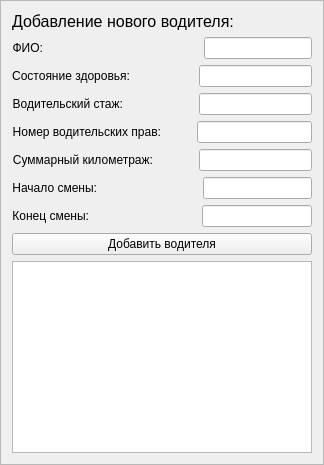
          <widget class="QFrame" name="frame_2">
           <property name="autoFillBackground">
            <bool>true</bool>
           </property>
           <property name="frameShape">
            <enum>QFrame::StyledPanel</enum>
           </property>
           <property name="frameShadow">
            <enum>QFrame::Raised</enum>
           </property>
           <layout class="QGridLayout" name="gridLayout_2">
            <item row="1" column="0">
             <widget class="QPlainTextEdit" name="plainTextEdit_2"/>
            </item>
            <item row="0" column="0">
             <layout class="QVBoxLayout" name="verticalLayout_29">
              <item>
               <widget class="QLabel" name="label_69">
                <property name="font">
                 <font>
                  <pointsize>12</pointsize>
                 </font>
                </property>
                <property name="text">
                 <string>Добавление нового водителя:</string>
                </property>
               </widget>
              </item>
              <item>
               <layout class="QVBoxLayout" name="verticalLayout_30">
                <item>
                 <layout class="QVBoxLayout" name="verticalLayout_31">
                  <item>
                   <layout class="QHBoxLayout" name="horizontalLayout_64">
                    <item>
                     <widget class="QLabel" name="label_70">
                      <property name="text">
                       <string>ФИО:</string>
                      </property>
                      <property name="alignment">
                       <set>Qt::AlignRight|Qt::AlignTrailing|Qt::AlignVCenter</set>
                      </property>
                     </widget>
                    </item>
                    <item>
                     <spacer name="horizontalSpacer_14">
                      <property name="orientation">
                       <enum>Qt::Horizontal</enum>
                      </property>
                      <property name="sizeType">
                       <enum>QSizePolicy::Fixed</enum>
                      </property>
                      <property name="sizeHint" stdset="0">
                       <size>
                        <width>155</width>
                        <height>20</height>
                       </size>
                      </property>
                     </spacer>
                    </item>
                    <item>
                     <widget class="QLineEdit" name="lineEdit_61">
                      <property name="sizePolicy">
                       <sizepolicy hsizetype="Expanding" vsizetype="Fixed">
                        <horstretch>0</horstretch>
                        <verstretch>0</verstretch>
                       </sizepolicy>
                      </property>
                     </widget>
                    </item>
                   </layout>
                  </item>
                  <item>
                   <layout class="QHBoxLayout" name="horizontalLayout_67">
                    <item>
                     <widget class="QLabel" name="label_73">
                      <property name="text">
                       <string>Состояние здоровья:</string>
                      </property>
                      <property name="alignment">
                       <set>Qt::AlignRight|Qt::AlignTrailing|Qt::AlignVCenter</set>
                      </property>
                     </widget>
                    </item>
                    <item>
                     <spacer name="horizontalSpacer_32">
                      <property name="orientation">
                       <enum>Qt::Horizontal</enum>
                      </property>
                      <property name="sizeType">
                       <enum>QSizePolicy::Fixed</enum>
                      </property>
                      <property name="sizeHint" stdset="0">
                       <size>
                        <width>63</width>
                        <height>20</height>
                       </size>
                      </property>
                     </spacer>
                    </item>
                    <item>
                     <widget class="QLineEdit" name="lineEdit_64">
                      <property name="sizePolicy">
                       <sizepolicy hsizetype="Expanding" vsizetype="Fixed">
                        <horstretch>0</horstretch>
                        <verstretch>0</verstretch>
                       </sizepolicy>
                      </property>
                     </widget>
                    </item>
                   </layout>
                  </item>
                  <item>
                   <layout class="QHBoxLayout" name="horizontalLayout_69">
                    <item>
                     <widget class="QLabel" name="label_75">
                      <property name="text">
                       <string>Водительский стаж:</string>
                      </property>
                      <property name="alignment">
                       <set>Qt::AlignRight|Qt::AlignTrailing|Qt::AlignVCenter</set>
                      </property>
                     </widget>
                    </item>
                    <item>
                     <spacer name="horizontalSpacer_18">
                      <property name="orientation">
                       <enum>Qt::Horizontal</enum>
                      </property>
                      <property name="sizeType">
                       <enum>QSizePolicy::Fixed</enum>
                      </property>
                      <property name="sizeHint" stdset="0">
                       <size>
                        <width>70</width>
                        <height>20</height>
                       </size>
                      </property>
                     </spacer>
                    </item>
                    <item>
                     <widget class="QLineEdit" name="lineEdit_66">
                      <property name="sizePolicy">
                       <sizepolicy hsizetype="Expanding" vsizetype="Fixed">
                        <horstretch>0</horstretch>
                        <verstretch>0</verstretch>
                       </sizepolicy>
                      </property>
                     </widget>
                    </item>
                   </layout>
                  </item>
                  <item>
                   <layout class="QHBoxLayout" name="horizontalLayout_77">
                    <item>
                     <widget class="QLabel" name="label_83">
                      <property name="text">
                       <string>Номер водительских прав:</string>
                      </property>
                      <property name="alignment">
                       <set>Qt::AlignRight|Qt::AlignTrailing|Qt::AlignVCenter</set>
                      </property>
                     </widget>
                    </item>
                    <item>
                     <spacer name="horizontalSpacer_37">
                      <property name="orientation">
                       <enum>Qt::Horizontal</enum>
                      </property>
                      <property name="sizeType">
                       <enum>QSizePolicy::Fixed</enum>
                      </property>
                      <property name="sizeHint" stdset="0">
                       <size>
                        <width>30</width>
                        <height>20</height>
                       </size>
                      </property>
                     </spacer>
                    </item>
                    <item>
                     <widget class="QLineEdit" name="lineEdit_74">
                      <property name="sizePolicy">
                       <sizepolicy hsizetype="Expanding" vsizetype="Fixed">
                        <horstretch>0</horstretch>
                        <verstretch>0</verstretch>
                       </sizepolicy>
                      </property>
                     </widget>
                    </item>
                   </layout>
                  </item>
                  <item>
                   <layout class="QHBoxLayout" name="horizontalLayout_71">
                    <item>
                     <widget class="QLabel" name="label_77">
                      <property name="text">
                       <string>Суммарный километраж:</string>
                      </property>
                      <property name="alignment">
                       <set>Qt::AlignRight|Qt::AlignTrailing|Qt::AlignVCenter</set>
                      </property>
                     </widget>
                    </item>
                    <item>
                     <spacer name="horizontalSpacer_20">
                      <property name="orientation">
                       <enum>Qt::Horizontal</enum>
                      </property>
                      <property name="sizeType">
                       <enum>QSizePolicy::Fixed</enum>
                      </property>
                      <property name="sizeHint" stdset="0">
                       <size>
                        <width>40</width>
                        <height>20</height>
                       </size>
                      </property>
                     </spacer>
                    </item>
                    <item>
                     <widget class="QLineEdit" name="lineEdit_68">
                      <property name="sizePolicy">
                       <sizepolicy hsizetype="Expanding" vsizetype="Fixed">
                        <horstretch>0</horstretch>
                        <verstretch>0</verstretch>
                       </sizepolicy>
                      </property>
                     </widget>
                    </item>
                   </layout>
                  </item>
                  <item>
                   <layout class="QHBoxLayout" name="horizontalLayout_72">
                    <item>
                     <widget class="QLabel" name="label_78">
                      <property name="text">
                       <string>Начало смены:</string>
                      </property>
                      <property name="alignment">
                       <set>Qt::AlignRight|Qt::AlignTrailing|Qt::AlignVCenter</set>
                      </property>
                     </widget>
                    </item>
                    <item>
                     <spacer name="horizontalSpacer_21">
                      <property name="orientation">
                       <enum>Qt::Horizontal</enum>
                      </property>
                      <property name="sizeType">
                       <enum>QSizePolicy::Fixed</enum>
                      </property>
                      <property name="sizeHint" stdset="0">
                       <size>
                        <width>100</width>
                        <height>20</height>
                       </size>
                      </property>
                     </spacer>
                    </item>
                    <item>
                     <widget class="QLineEdit" name="lineEdit_69">
                      <property name="sizePolicy">
                       <sizepolicy hsizetype="Expanding" vsizetype="Fixed">
                        <horstretch>0</horstretch>
                        <verstretch>0</verstretch>
                       </sizepolicy>
                      </property>
                     </widget>
                    </item>
                   </layout>
                  </item>
                  <item>
                   <layout class="QHBoxLayout" name="horizontalLayout_73">
                    <item>
                     <widget class="QLabel" name="label_79">
                      <property name="text">
                       <string>Конец смены:</string>
                      </property>
                      <property name="alignment">
                       <set>Qt::AlignRight|Qt::AlignTrailing|Qt::AlignVCenter</set>
                      </property>
                     </widget>
                    </item>
                    <item>
                     <spacer name="horizontalSpacer_22">
                      <property name="orientation">
                       <enum>Qt::Horizontal</enum>
                      </property>
                      <property name="sizeType">
                       <enum>QSizePolicy::Fixed</enum>
                      </property>
                      <property name="sizeHint" stdset="0">
                       <size>
                        <width>107</width>
                        <height>20</height>
                       </size>
                      </property>
                     </spacer>
                    </item>
                    <item>
                     <widget class="QLineEdit" name="lineEdit_70">
                      <property name="sizePolicy">
                       <sizepolicy hsizetype="Expanding" vsizetype="Fixed">
                        <horstretch>0</horstretch>
                        <verstretch>0</verstretch>
                       </sizepolicy>
                      </property>
                     </widget>
                    </item>
                   </layout>
                  </item>
                 </layout>
                </item>
                <item>
                 <widget class="QPushButton" name="addDriverButton">
                  <property name="text">
                   <string>Добавить водителя</string>
                  </property>
                 </widget>
                </item>
                <item>
                 <layout class="QVBoxLayout" name="verticalLayout_32"/>
                </item>
               </layout>
              </item>
             </layout>
            </item>
           </layout>
          </widget>
